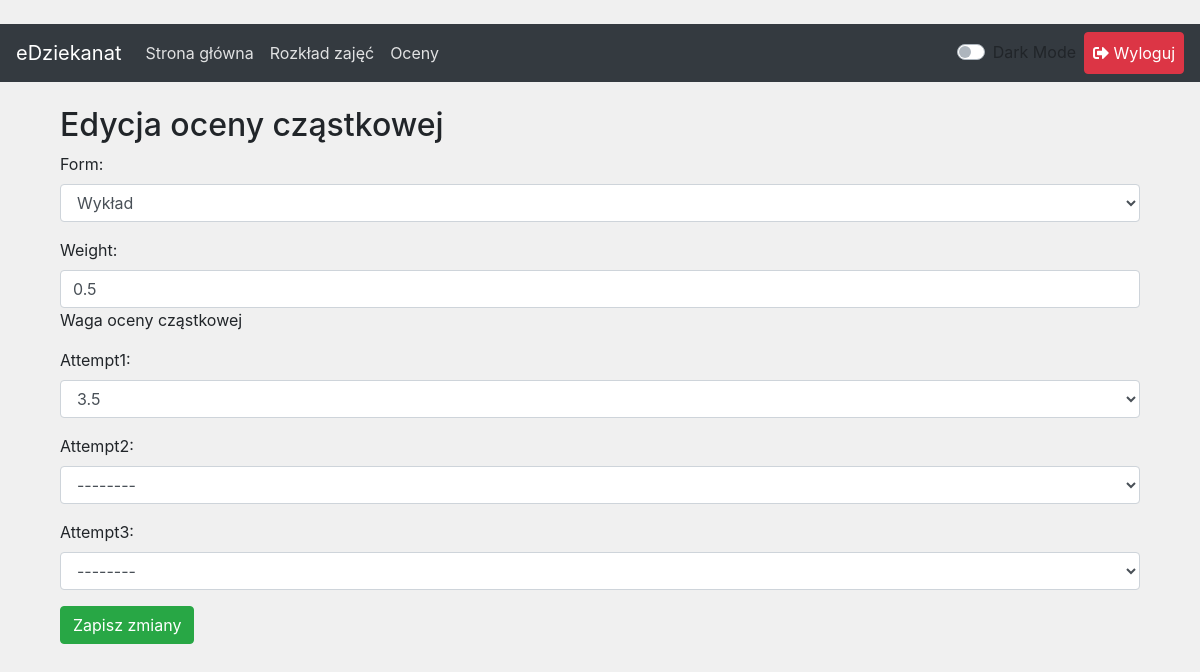
Page /grades/edit/13/ (signed in) on the committed database.
### core/models.py (models this page shows, shortened)
class PartialGrade(models.Model):
    final_grade = models.ForeignKey(FinalGrade, on_delete=models.CASCADE)
    form = models.CharField(max_length=20, choices=FORM_CHOICES)
    weight = models.FloatField(default=1.0, help_text="Waga oceny cząstkowej")
    attempt1 = models.CharField(max_length=10, choices=GRADE_CHOICES, blank=True)
    attempt2 = models.CharField(max_length=10, choices=GRADE_CHOICES, blank=True)
    attempt3 = models.CharField(max_length=10, choices=GRADE_CHOICES, blank=True)
    class Meta:
        unique_together = ('final_grade', 'form')

### core/views.py (the view)
# urls.py: path('grades/edit/<int:partial_id>/', views.edit_partial_grade, name='edit_partial_grade'),
@login_required
def edit_partial_grade(request, partial_id):
    partial = get_object_or_404(PartialGrade, id=partial_id, final_grade__user=request.user)
    if request.method == 'POST':
        form = PartialGradeForm(request.POST, instance=partial, final_grade=partial.final_grade)
        if form.is_valid():
            form.save()
            return redirect('grades')
    else:
        form = PartialGradeForm(instance=partial, final_grade=partial.final_grade)
    return render(request, 'edit_partial_grade.html', {'form': form, 'partial': partial})

### core/forms.py (shortened to what this page needs)
class PartialGradeForm(forms.ModelForm):
    class Meta:
        model = PartialGrade
        fields = ['form', 'weight', 'attempt1', 'attempt2', 'attempt3']
        widgets = {
            'form': forms.Select(attrs={'class': 'form-control'}),
            'weight': forms.NumberInput(attrs={'class': 'form-control'}),
            'attempt1': forms.Select(attrs={'class': 'form-control'}),
            'attempt2': forms.Select(attrs={'class': 'form-control'}),
            'attempt3': forms.Select(attrs={'class': 'form-control'}),
        }
    def __init__(self, *args, **kwargs):
        self.final_grade = kwargs.pop('final_grade', None)
        super().__init__(*args, **kwargs)
        self.fields['attempt2'].required = False
        self.fields['attempt3'].required = False
        original_choices_2 = [choice for choice in self.fields['attempt2'].choices if choice[0] != '']
        original_choices_3 = [choice for choice in self.fields['attempt3'].choices if choice[0] != '']
        self.fields['attempt2'].choices = [('', '--------')] + original_choices_2
        self.fields['attempt3'].choices = [('', '--------')] + original_choices_3

### templates/edit_partial_grade.html (shortened to what this page needs)
﻿{% extends 'base.html' %}
{% block content %}
<div class="container mt-4">
    <h2>Edycja oceny cząstkowej</h2>
    <form method="post">
        {{ form.as_p }}
        <button type="submit" class="btn btn-success">Zapisz zmiany</button>
    </form>
</div>
{% endblock %}

### core/static/css/custom.css (style rules this page uses)
.container { margin-top: 20px; }

### rows in the picture
PartialGrade: form "Wykład", weight "0.5", attempt1 "3.5", attempt2 "--------", attempt3 "--------"
